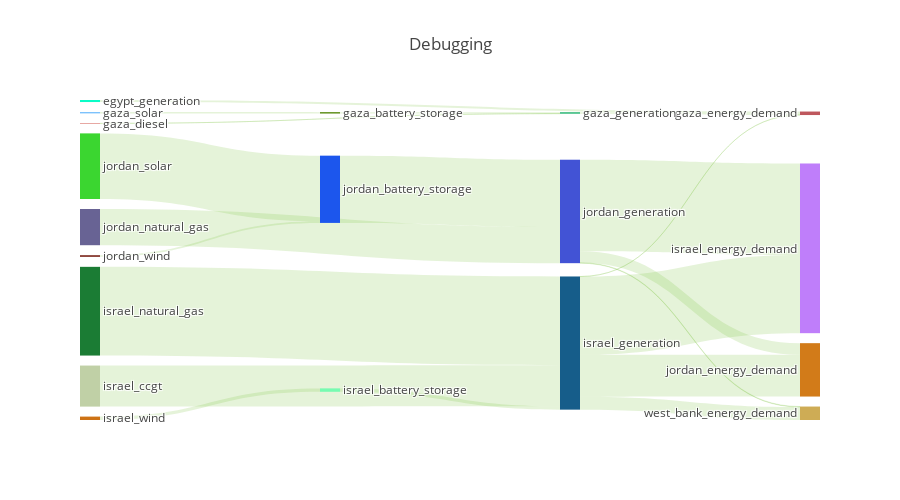

Notebook cell for this chart:
### Code cell
model_results.plot_flows_sankey(height=500,title='Debugging')

### Figure 1 — Plotly figure (JSON) as saved in the notebook; plotly's stock layout.template omitted (floating-point values rounded to 4 significant figures)
{"data": [{"domain": {"x": [0, 1], "y": [0, 1]}, "link": {"color": ["rgba(127, 194, 65, 0.2)", "rgba(127, 194, 65, 0.2)", "rgba(127, 194, 65, 0.2)", "rgba(127, 194, 65, 0.2)", "rgba(127, 194, 65, 0.2)", "rgba(127, 194, 65, 0.2)", "rgba(127, 194, 65, 0.2)", "rgba(127, 194, 65, 0.2)", "rgba(127, 194, 65, 0.2)", "rgba(127, 194, 65, 0.2)", "rgba(127, 194, 65, 0.2)", "rgba(127, 194, 65, 0.2)", "rgba(127, 194, 65, 0.2)", "rgba(127, 194, 65, 0.2)", "rgba(127, 194, 65, 0.2)", "rgba(127, 194, 65, 0.2)", "rgba(127, 194, 65, 0.2)", "rgba(127, 194, 65, 0.2)", "rgba(127, 194, 65, 0.2)", "rgba(127, 194, 65, 0.2)", "rgba(127, 194, 65, 0.2)", "rgba(127, 194, 65, 0.2)", "rgba(127, 194, 65, 0.2)", "rgba(127, 194, 65, 0.2)", "rgba(127, 194, 65, 0.2)", "rgba(127, 194, 65, 0.2)", "rgba(127, 194, 65, 0.2)", "rgba(127, 194, 65, 0.2)", "rgba(127, 194, 65, 0.2)", "rgba(127, 194, 65, 0.2)", "rgba(127, 194, 65, 0.2)", "rgba(127, 194, 65, 0.2)", "rgba(127, 194, 65, 0.2)", "rgba(127, 194, 65, 0.2)", "rgba(127, 194, 65, 0.2)", "rgba(127, 194, 65, 0.2)", "rgba(127, 194, 65, 0.2)", "rgba(127, 194, 65, 0.2)"], "source": [0, 33, 2, 32, 4, 5, 38, 7, 8, 9, 34, 34, 34, 34, 11, 12, 13, 40, 15, 16, 17, 39, 39, 39, 19, 20, 21, 22, 42, 24, 25, 26, 41, 41, 41, 28, 29, 30], "target": [31, 32, 32, 31, 32, 33, 34, 34, 34, 34, 31, 35, 36, 37, 34, 38, 38, 39, 39, 39, 39, 35, 36, 37, 39, 39, 40, 40, 41, 41, 41, 41, 35, 36, 37, 41, 42, 42], "value": [1078000.0, 716200.0, 245.3, 716500.0, 0, 716200.0, 1802000.0, 21750000.0, 0, 0, 58680.0, 41440000.0, 22190000.0, 6865000.0, 47000000.0, 0, 1802000.0, 35630000.0, 0, 0, 0, 48460000.0, 6085000.0, 263900.0, 19180000.0, 0, 34760000.0, 865900.0, 0, 0, 0, 0, 0, 0, 0, 0, 0, 0]}, "node": {"color": ["0afcc7", "a2b532", "ce5147", "d631c6", "98a178", "79c0fc", "4fddd1", "c0d0a6", "4e9c70", "01a818", "ef3ce6", "1b7c34", "7f6f51", "cd7214", "f2170e", "dd4190", "c50560", "e00ec9", "d87d59", "686394", "c0d787", "3bd630", "7c271d", "0c1400", "9b4b43", "2bf185", "c73cc6", "d504b9", "01d66a", "d7ff0e", "120b49", "be575d", "17af66", "528606", "165d8a", "bf7efa", "d27b19", "ceac55", "77fbb1", "4253d5", "1c56ed", "98403a", "1579b6"], "label": ["egypt_generation", "gaza_battery_storage", "gaza_diesel", "gaza_generation", "gaza_natural_gas", "gaza_solar", "israel_battery_storage", "israel_ccgt", "israel_coal", "israel_diesel", "israel_generation", "israel_natural_gas", "israel_solar", "israel_wind", "jordan_battery_storage", "jordan_ccgt", "jordan_coal", "jordan_diesel", "jordan_generation", "jordan_natural_gas", "jordan_shale", "jordan_solar", "jordan_wind", "west_bank_battery_storage", "west_bank_ccgt", "west_bank_coal", "west_bank_diesel", "west_bank_generation", "west_bank_natural_gas", "west_bank_solar", "west_bank_wind", "gaza_energy_demand", "gaza_generation", "gaza_battery_storage", "israel_generation", "israel_energy_demand", "jordan_energy_demand", "west_bank_energy_demand", "israel_battery_storage", "jordan_generation", "jordan_battery_storage", "west_bank_generation", "west_bank_battery_storage"], "line": {"color": "black", "width": 0}, "pad": 10}, "orientation": "h", "type": "sankey", "valueformat": ".0f"}], "layout": {"font": {"size": 12}, "height": 500, "title": "Debugging"}}
